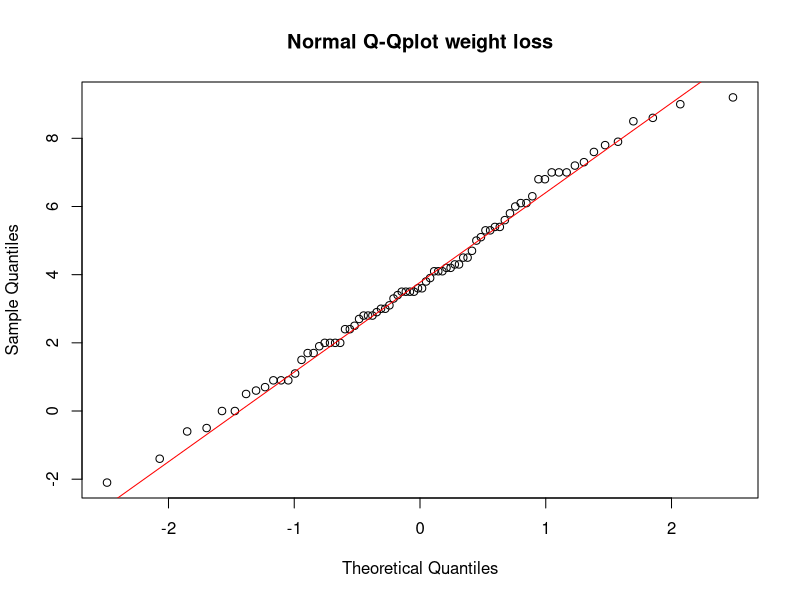
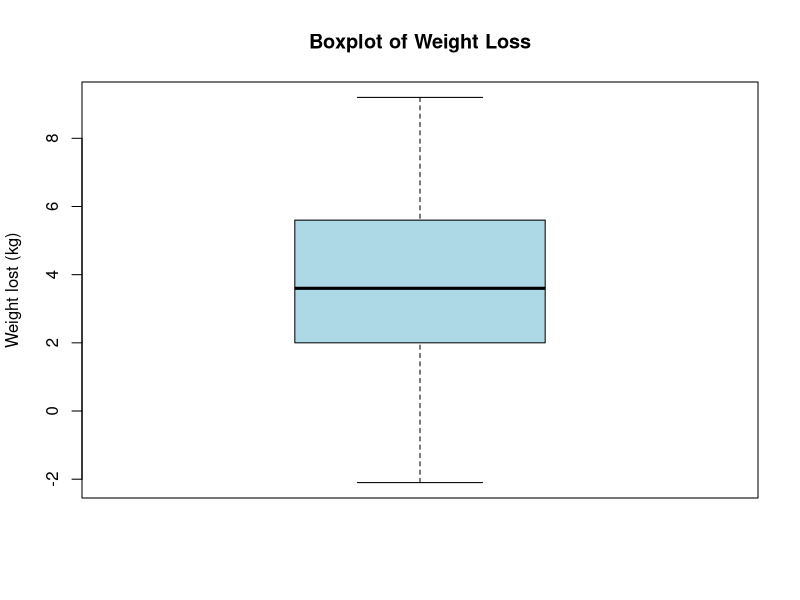
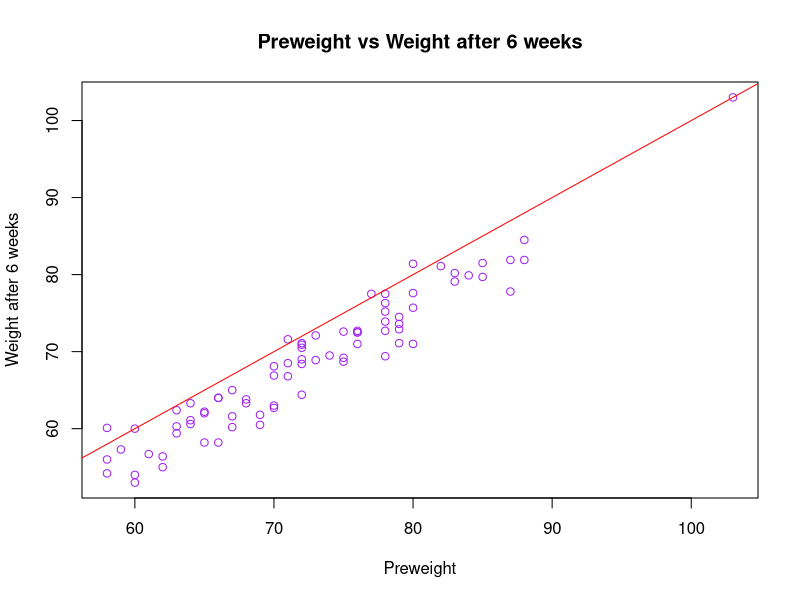

Here is the R script that generated these plots, in order:

# read the txt file as table and make the output in the right format

data <- read.table('diet.txt')
colnames(data) <- as.character(unlist(data[1, ]))
data <- data[-c(1), ]

# compute weight loss for every entry
data$weight_loss <- as.numeric(data$preweight) - as.numeric(data$weight6weeks)

weight_loss = data$weight_loss
weight6weeks = as.numeric(data$weight6weeks)
preweight = as.numeric(data$preweight)
head(data)

# exc 2a)
# Step 1) assumptions:
print("The experiments are paired due to the experimental design
      and every weight measre is independent of each other!")

# Asses for normality of the residual variable weight.loss
normality_diet_data <- qqnorm(weight_loss,
       main = 'Normal Q-Qplot weight loss')
qqline(weight_loss, col = "red")

# Check for outliers
boxplot(weight_loss, 
        main = "Boxplot of Weight Loss", 
        ylab = "Weight lost (kg)",
        col = "lightblue")
boxplot.stats(weight_loss)$out # no outliers 

# Step 2) Visualizations

# datapoints under the red line do imply weight loss and datapoints above the line not.
plot(preweight, weight6weeks,
     xlab = "Preweight",
     ylab = "Weight after 6 weeks",
     main = "Preweight vs Weight after 6 weeks",
     col = 'purple')

abline(0,1, col="red")

# Step 3) Paired t-test 
result = t.test(preweight, weight6weeks, paired = TRUE, alternative = "two.sided")
result

 # print(result[["p.value"]]) <- 1.172236e-21, so the null hypothesis 
# is rejected and thus there is a significant difference in weight when taking a diet.


